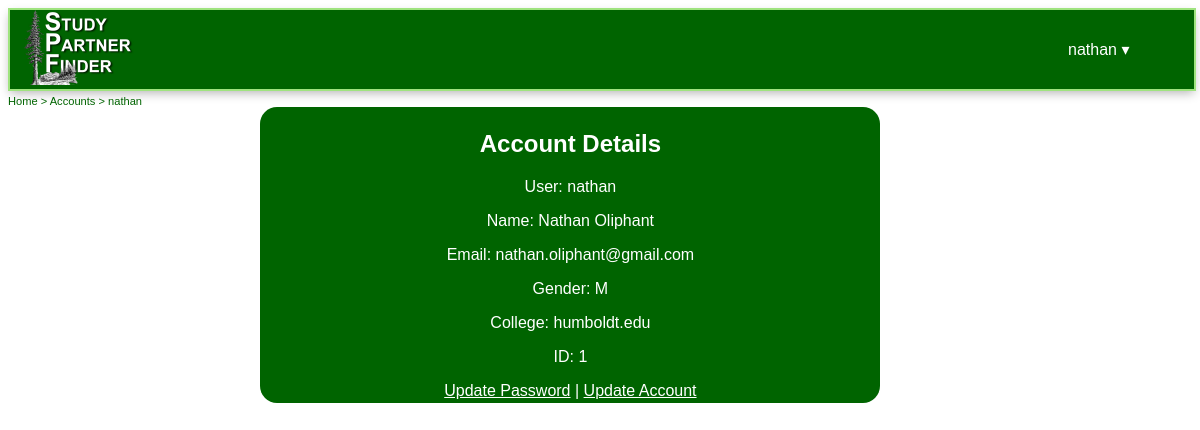
The page /accounts/view/ (signed in) on the database its author committed.
### users/models.py (models this page shows)
class CustomUser(AbstractUser):
    email = models.EmailField(('email address'), unique=True)
    college = models.CharField(default='humboldt.edu', max_length=200, null=True)
    gender = models.CharField(max_length=1, choices=MY_GENDER_CHOICES, null=True)
    is_verified = models.BooleanField(default=False)
    verification_code = models.CharField(max_length=200, null=True)
    verification_date = models.DateTimeField('date verified', null=True)
    has_accepted_tos = models.BooleanField(default=False)

### accounts/views.py (the view)
# urls.py: path('view/', views.View, name='view'),
@login_required
def View(request):
    template_name = 'users/index.html'
    my_studygroups = GetMyJoinedStudygroups(request.user)
    my_studygroups = sorted(
        my_studygroups,
        key=lambda x: x.studygroup.course.class_name, reverse=False)
    context = { 'user': request.user, 'studygroup_joined_list': my_studygroups }
    return render(request, template_name, context)

### templates/users/index.html (shortened to what this page needs)
{% extends 'base.html' %}
{% block content %}
<div class="greenbox">
	<h2 align="center">Account Details</h2>
	<p>User: {{ user.username }}</p>
	<p>Name: {{ user.first_name }} {{ user.last_name }}</p>
	<p>Email: {{ user.email }}</p>
	<p>Gender: {{ user.gender }}</p>
	<p>College: {{ user.college }}</p>
	<p>ID: {{ user.id }}</p>
	<a href="/accounts/password_reset/">Update Password</a> |
    <a href="/accounts/edit/">Update Account</a>
</div>
{% endblock %}

### templates/base.html (shortened to what this page needs)
{% load staticfiles %}
<!DOCTYPE html>
<html>
<head>
    <link rel="stylesheet" href="{% static "css/jquery.timepicker.css" %}">
    <link rel="stylesheet" href="{% static "css/spf.css" %}">
</head>
<body>
    <div id='header' class='header'>
        <div class="box1">
            <div class="logo">
                <a href="/"><img src="{% static "images/SPF-Logo.jpg" %}" width="150" height="75"
                            alt="Study Partner Finder" /></a>
            </div>
        </div>
        <div class="box1">
        {% if user.is_authenticated %}
           <div class="dropdown">
                <button class="dropbtn">
                {% if user.username != "" %}
                    {{ user.username }}
                 {% else %}
                    {{ user.first_name }}
                 {% endif %} &#9662;</button>
            </div>
        {% else %}
            <div>
                <a class="header" href="{% url 'login' %}">Sign In</a> |
                <a href="{% url 'signup' %}">Register</a>
            </div>
        {% endif %}
        </div>
    </div>
    <div id="breadcrumbs" style="width: 100%"><a href="/">Home</a></div>
    <div id="main">
    <main>
       {% block content %}
        {% endblock %}
    </main>
    </div>
</body>
</html>

### StudyPartnerFinder/static/css/spf.css (style rules this page uses)
body { font-size: 100%; font-family: arial; }
p { font-size: 100%; font-family: sans-serif; }
#main { width: 95%; align: center; text-align: center; //color: #ffffff; }
#main a { //color: #ffffff; }
#header { border: 2px solid #9fe37f; background-color: #006400; width: 100%; height: 79px; color: #ffffff; text-align: justify; -ms-text-justify: distribute-all-lines; text-justify: distribute-all-lines; -webkit-box-shadow: 0px 4px 10px -2px rgba(0, 0, 0, 0.3); -moz-box-shadow: 0px 4px 10px -2px rgba(0, 0, 0, 0.3); box-shadow: 0 4px 10px -2px rgba(0, 0, 0, 0.3); }
.header div { white-space:nowrap; }
.logo { position: relative; display: inline-block; margin-left: 10px; }
.header a { color: white; text-decoration: none; }
.box1, .box2, .box4 { width: 150px; vertical-align: middle; display: inline-block; *display: inline; zoom: 1 }
#breadcrumbs { width: 100%; align: left; color: #006400; font-size: smaller; margin-left: 0px; margin-top: 1px; padding-top: 1px; }
.greenbox { width: 600px; align: center; background-color: #006400; border-radius: 17px; -webkit-border-radius: 17px; -moz-border-radius: 17px; margin-left: auto; margin-right: auto; display: block; padding-top: 3px; padding-bottom: 3px; padding-left: 10px; padding-right: 10px; color: #ffffff; }
.greenbox a { color: #ffffff; }
.greenbox a:link { color: #ffffff; text-decoration: underline; }
.dropbtn { background-color: #006400; color: #ffffff; padding: 24px; font-size: 16px; border: none; cursor: pointer; }
.dropdown { position: relative; display: inline-block; margin-right: 50px; }

### rows shown on the page
CustomUser: username "nathan", first_name "Nathan", last_name "Oliphant", email "nathan.oliphant@gmail.com", gender "M", college "humboldt.edu", id "1"
